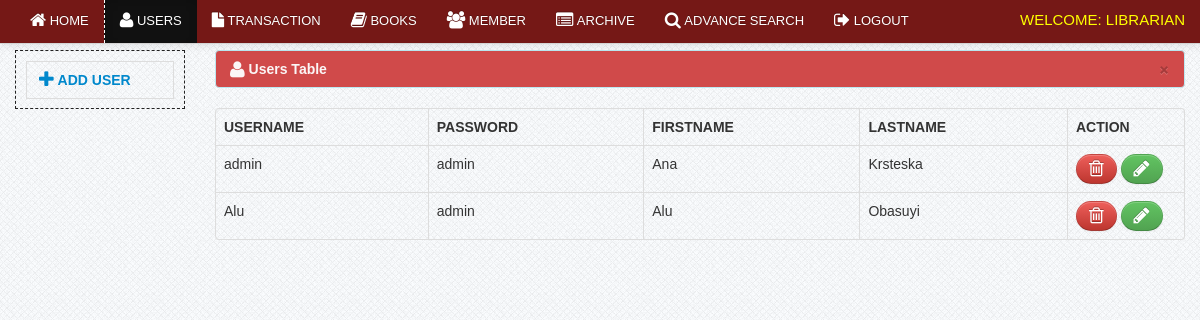
Page /librarian/users.php (signed in) on the committed database.
### tables this page shows
CREATE TABLE IF NOT EXISTS `users` (
`user_id` int(11) NOT NULL,
  `username` varchar(100) NOT NULL,
  `password` varchar(100) NOT NULL,
  `firstname` varchar(100) NOT NULL,
  `lastname` varchar(100) NOT NULL
);

### librarian/users.php (the view, shortened to what this page needs)
<?php include('header.php'); ?>
<?php include('navbar_user.php'); ?>
    <div class="container">
		<div class="margin-top">
			<div class="row">
			<div class="span2">
										<ul class="nav nav-tabs nav-stacked">
											<li>
											<a href="#add_user" data-toggle="modal" ><i class="icon-plus icon-large"></i>&nbsp;<strong>Add User</strong></a>
											</li>
										</ul>
			</div>
			<div class="span10">
                            <table cellpadding="0" cellspacing="0" border="0" class="table  table-bordered" id="example">
                                <div class="alert alert-info">
                                    <button type="button" class="close" data-dismiss="alert">&times;</button>
                                    <strong><i class="icon-user icon-large"></i>&nbsp;Users Table</strong>
                                </div>
                                <thead>
                                    <tr>
                                        <th>Username</th>
                                        <th>Password</th>
                                        <th>Firstname</th>
                                        <th>Lastname</th>
                                        <th>Action</th>
                                    </tr>
                                </thead>
                                <tbody>
                                  <?php $user_query=mysql_query("select * from users")or die(mysql_error());
									while($row=mysql_fetch_array($user_query)){
									$id=$row['user_id']; ?>
									 <tr class="del<?php echo $id ?>">
                                    <td><?php echo $row['username']; ?></td>
                                    <td><?php echo $row['password']; ?></td>
                                    <td><?php echo $row['firstname']; ?></td>
                                    <td><?php echo $row['lastname']; ?></td>
                                    <td width="100">
                                        <a rel="tooltip"  title="Delete" id="<?php echo $id; ?>"  href="#delete_user<?php echo $id; ?>" data-toggle="modal"  class="btn btn-danger"><i class="icon-trash icon-large"></i></a>
										<a rel="tooltip"  title="Edit" id="e<?php echo $id; ?>" href="#edit<?php echo $id; ?>" data-toggle="modal" class="btn btn-success"><i class="icon-pencil icon-large"></i></a>
									</td>
                                    </tr>
									<?php } ?>
                                </tbody>
                            </table>
			</div>
			</div>
		</div>
    </div>
<?php include('footer.php') ?>

### css/docs.css (style rules this page uses)
body { font-family:'TR Century Gothic',Helvetica,Arial,sans-serif !important; }
.btn { border-radius: 25px !important; }
.alert { text-shadow: none; }
.nav-tabs, .nav-pills { border: 1px dashed #222 !important; padding: 10px; }
th { text-transform:uppercase; }
.nav li a { text-transform:uppercase; }
.margin-top { margin-top:50px; }
body { background: url(../img/grid_noise.png); position: relative; }

### css/print.css (style rules this page uses)
th { text-align:left; }
td { text-align:left; border-top:1px solid; padding:2px; }
.btn { display:none; }
.alert { display:none; }
body { font-family:arial; font-size:13px; }
.nav { display:none; }

### rows in the picture
users: username "admin", password "admin", firstname "Ana", lastname "Krsteska"
users: username "Alu", password "admin", firstname "Alu", lastname "Obasuyi"
